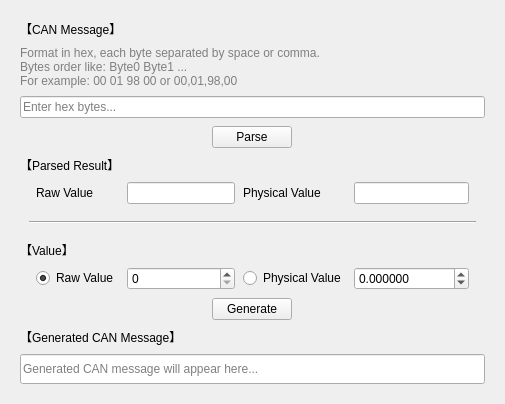
<?xml version="1.0" encoding="UTF-8"?>
<ui version="4.0">
    <class>CodecWidget</class>
    <widget class="QWidget" name="CodecWidget">
        <layout class="QVBoxLayout" name="verticalLayout">
            <!-- 内容容器 -->
            <item>
                <widget class="QWidget" name="contentWidget" native="true">
                    <layout class="QGridLayout" name="gridLayout">
                        <property name="horizontalSpacing">
                            <number>8</number>
                        </property>
                        <property name="verticalSpacing">
                            <number>8</number>
                        </property>

                        <!-- 第 0 行：Message Data 标签 -->
                        <item row="0" column="0" colspan="8">
                            <widget class="QLabel" name="labelData">
                                <property name="text">
                                    <string>【CAN Message】</string>
                                </property>
                            </widget>
                        </item>

                        <!-- 第 1 行：提示标签 -->
                        <item row="1" column="0" colspan="8">
                            <widget class="QLabel" name="labelHint">
                                <property name="text">
                                    <string>
                                        Format in hex, each byte separated by space or comma.&lt;br/&gt;
                                        Bytes order like: Byte0 Byte1 ...&lt;br/&gt;
                                        For example: 00 01 98 00 or 00,01,98,00
                                    </string>
                                </property>
                                <property name="wordWrap">
                                    <bool>true</bool>
                                </property>
                                <property name="styleSheet">
                                    <string notr="true">color: gray; font-size: 9pt;</string>
                                </property>
                            </widget>
                        </item>

                        <!-- 第 2 行：数据输入框 -->
                        <item row="2" column="0" colspan="8">
                            <widget class="QLineEdit" name="editData">
                                <property name="placeholderText">
                                    <string>Enter hex bytes...</string>
                                </property>
                            </widget>
                        </item>

                        <!-- 第 3 行：Parse 按钮 -->
                        <item row="3" column="0" colspan="8" alignment="Qt::AlignHCenter">
                            <widget class="QPushButton" name="btnParse">
                                <property name="sizePolicy">
                                    <sizepolicy hsizetype="Preferred" vsizetype="Fixed">
                                        <horstretch>0</horstretch>
                                        <verstretch>0</verstretch>
                                    </sizepolicy>
                                </property>
                                <property name="text">
                                    <string>Parse</string>
                                </property>
                            </widget>
                        </item>

                        <!-- 第 4 行：分析结果标题 -->
                        <item row="4" column="0" colspan="8">
                            <widget class="QLabel" name="labelWatcher">
                                <property name="text">
                                    <string>【Parsed Result】</string>
                                </property>
                            </widget>
                        </item>

                        <!-- 第 5 行：结果标签（Raw Value、Physical Value） -->
                        <item row="5" column="2">
                            <widget class="QLabel" name="labelRaw">
                                <property name="text">
                                    <string>Raw Value</string>
                                </property>
                            </widget>
                        </item>
                        <item row="5" column="3">
                            <widget class="QLineEdit" name="editRaw">
                                <property name="readOnly">
                                    <bool>true</bool>
                                </property>
                            </widget>
                        </item>
                        <item row="5" column="4">
                            <widget class="QLabel" name="labelPhysical">
                                <property name="text">
                                    <string>Physical Value</string>
                                </property>
                            </widget>
                        </item>
                        <item row="5" column="5">
                            <widget class="QLineEdit" name="editPhysical">
                                <property name="readOnly">
                                    <bool>true</bool>
                                </property>
                            </widget>
                        </item>

                        <!-- 第 6 行：分割线 -->
                        <item row="6" column="0" colspan="8">
                            <widget class="QWidget" name="lineContainer">
                                <layout class="QVBoxLayout" name="lineContainerLayout">
                                    <item>
                                        <widget class="QFrame" name="horizontalLine">
                                            <property name="frameShape">
                                                <enum>QFrame::HLine</enum>
                                            </property>
                                            <property name="frameShadow">
                                                <enum>QFrame::Sunken</enum>
                                            </property>
                                        </widget>
                                    </item>
                                </layout>
                            </widget>
                        </item>

                        <!-- 第 7 行：输入值标签 -->
                        <item row="7" column="0" colspan="8">
                            <widget class="QLabel" name="labelParserResult">
                                <property name="text">
                                    <string>【Value】</string>
                                </property>
                            </widget>
                        </item>

                        <!-- 第 8 行：Raw Value、Physical Value -->
                        <item row="8" column="2">
                            <widget class="QRadioButton" name="radioRaw">
                                <property name="text">
                                    <string>Raw Value</string>
                                </property>
                                <property name="checked">
                                    <bool>true</bool>
                                </property>
                            </widget>
                        </item>
                        <item row="8" column="3">
                            <widget class="QSpinBox" name="spinRaw">
                                <property name="minimum">
                                    <number>0</number>
                                </property>
                                <property name="value">
                                    <number>0</number>
                                </property>
                                <property name="maximum">
                                    <number>999999</number>
                                </property>
                            </widget>
                        </item>
                        <item row="8" column="4">
                            <widget class="QRadioButton" name="radioPhysical">
                                <property name="text">
                                    <string>Physical Value</string>
                                </property>
                            </widget>
                        </item>
                        <item row="8" column="5">
                            <widget class="QDoubleSpinBox" name="spinPhysical">
                                <property name="decimals">
                                    <number>6</number>
                                </property>
                                <property name="minimum">
                                    <double>-1000000.000000</double>
                                </property>
                                <property name="maximum">
                                    <double>1000000.000000</double>
                                </property>
                                <property name="value">
                                    <double>0.000000</double>
                                </property>
                            </widget>
                        </item>

                        <!-- 第 9 行：Generate 按钮 -->
                        <item row="9" column="0" colspan="8" alignment="Qt::AlignHCenter">
                            <widget class="QPushButton" name="btnGenerate">
                                <property name="sizePolicy">
                                    <sizepolicy hsizetype="Preferred" vsizetype="Fixed">
                                        <horstretch>0</horstretch>
                                        <verstretch>0</verstretch>
                                    </sizepolicy>
                                </property>
                                <property name="text">
                                    <string>Generate</string>
                                </property>
                            </widget>
                        </item>

                        <!-- 第 10 行：结果标签 -->
                        <item row="10" column="0" colspan="8">
                            <widget class="QLabel" name="labelGeneratorResult">
                                <property name="text">
                                    <string>【Generated CAN Message】</string>
                                </property>
                            </widget>
                        </item>

                        <!-- 第 11 行：结果显示框 -->
                        <item row="11" column="0" colspan="8">
                            <widget class="QLineEdit" name="editResult">
                                <property name="readOnly">
                                    <bool>true</bool>
                                </property>
                                <property name="placeholderText">
                                    <string>Generated CAN message will appear here...</string>
                                </property>
                                <property name="sizePolicy">
                                    <sizepolicy hsizetype="Expanding" vsizetype="Fixed">
                                        <horstretch>0</horstretch>
                                        <verstretch>0</verstretch>
                                    </sizepolicy>
                                </property>
                                <property name="minimumSize">
                                    <size>
                                        <width>0</width>
                                        <height>30</height>
                                    </size>
                                </property>
                                <property name="maximumSize">
                                    <size>
                                        <width>16777215</width>
                                        <height>30</height>
                                    </size>
                                </property>
                            </widget>
                        </item>
                    </layout>
                </widget>
            </item>

            <!-- 底部 Spacer（吸收所有剩余垂直空间） -->
            <item>
                <spacer name="bottomSpacer">
                    <property name="orientation">
                        <enum>Qt::Vertical</enum>
                    </property>
                    <property name="sizeHint" stdset="0">
                        <size>
                            <width>20</width>
                            <height>0</height>
                        </size>
                    </property>
                    <property name="sizePolicy">
                        <sizepolicy hsizetype="Minimum" vsizetype="Expanding">
                            <horstretch>0</horstretch>
                            <verstretch>1</verstretch>
                        </sizepolicy>
                    </property>
                </spacer>
            </item>
        </layout>
    </widget>
    <resources/>
    <connections/>
</ui>
